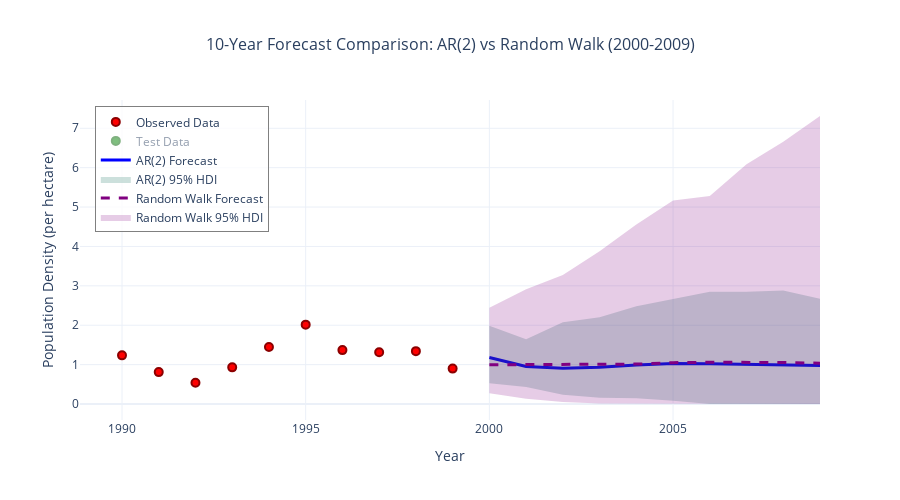

Write notebook code for a chart like this one.
### Markdown cell above
... the projections end up being quite different.

### Code cell
# Create a new model for forecasting
with pm.Model(coords={'time': forecast_years}) as forecast_model:

    # Get parameters from the fitted model
    sigma_ar = pm.Flat('sigma_ar')
    rho = pm.Flat('rho', shape=2)
    sigma_obs = pm.Flat('sigma_obs')
    
    # Get the last two values from the fitted model to initialize the forecast
    log_ar_last = trace_ar2.posterior['log_ar'].mean(dim=['chain', 'draw'])[-2:].values
    
    # Create AR(2) process for the entire time period
    init_dist = pm.DiracDelta.dist(log_ar_last)
    log_ar = pm.AR('log_ar', rho=rho, sigma=sigma_ar, init_dist=init_dist, dims='time')
    
    # Transform to original scale
    ar = pm.math.exp(log_ar)
    
    # Likelihood for the observed period
    y = pm.LogNormal('y', mu=log_ar, sigma=sigma_obs, dims='time')

    
    # Sample from posterior predictive
    ar2_forecast_trace = pm.sample_posterior_predictive(
        trace_ar2, 
        var_names=['y'], 
        random_seed=RANDOM_SEED
    )

ar2_forecast_samples = ar2_forecast_trace.posterior_predictive['y'].stack(sample=("chain", "draw"))
ar2_forecast_median = ar2_forecast_samples.median(dim='sample').values

# Calculate HDI manually for each time point
ar2_forecast_lower = np.zeros(n_forecast)
ar2_forecast_upper = np.zeros(n_forecast)

# Get only the forecast period values (last n_forecast values
ar2_forecast_values = ar2_forecast_samples.values[-n_forecast:]

# Calculate HDI for each time point separately
for t in range(n_forecast):
    hdi = az.hdi(ar2_forecast_values[t], hdi_prob=0.95)
    ar2_forecast_lower[t] = hdi[0]
    ar2_forecast_upper[t] = hdi[1]

# Extract actual observations for the forecast period (summer only)
actual_future = (squirrel_data
    .filter((pl.col('Year') >= 2000) & (pl.col('Year') <= 2009) & (pl.col('Season') == 'Summer'))
    .sort('Year')
)
actual_years = actual_future['Year'].to_numpy()
actual_density = actual_future['Average_per_ha'].to_numpy()

# Create the forecast plot
fig = go.Figure()

# Add original data points (1990-1999)
fig.add_trace(go.Scatter(
    x=years,
    y=squirrel_density,
    mode='markers',
    name='Observed Data',
    marker=dict(
        size=8,
        color='red',
        symbol='circle',
        line=dict(width=2, color='darkred')
    )
))

# Add test data points (2000-2009)
# Add test data points (2000-2009) - hidden by default but toggleable
fig.add_trace(go.Scatter(
    x=actual_years,
    y=actual_density,
    mode='markers',
    name='Test Data',
    marker=dict(
        size=8,
        color='green',
        symbol='circle',
        line=dict(width=2, color='darkgreen')
    ),
    visible='legendonly'  # Hidden by default, can be toggled via legend
))

# Add AR(2) median forecast line
fig.add_trace(go.Scatter(
    x=forecast_years,
    y=ar2_forecast_median[-n_forecast:],
    mode='lines',
    name='AR(2) Forecast',
    line=dict(color='blue', width=3)
))

# Add AR(2) 95% HDI as a shaded region
fig.add_trace(go.Scatter(
    x=np.concatenate([forecast_years, forecast_years[::-1]]),
    y=np.concatenate([ar2_forecast_upper, ar2_forecast_lower[::-1]]),
    fill='toself',
    fillcolor='rgba(0, 100, 80, 0.2)',
    line=dict(color='rgba(255,255,255,0)'),
    name='AR(2) 95% HDI',
    showlegend=True
))

# Add Random Walk median forecast line
fig.add_trace(go.Scatter(
    x=forecast_years,
    y=rw_forecast_median,
    mode='lines',
    name='Random Walk Forecast',
    line=dict(color='purple', width=3, dash='dash')
))

# Add Random Walk 95% HDI as a shaded region
fig.add_trace(go.Scatter(
    x=np.concatenate([forecast_years, forecast_years[::-1]]),
    y=np.concatenate([rw_forecast_upper, rw_forecast_lower[::-1]]),
    fill='toself',
    fillcolor='rgba(128, 0, 128, 0.2)',
    line=dict(color='rgba(255,255,255,0)'),
    name='Random Walk 95% HDI',
    showlegend=True
))

# Update layout
fig.update_layout(
    title=dict(
        text='10-Year Forecast Comparison: AR(2) vs Random Walk (2000-2009)',
        x=0.5,
        font=dict(size=16)
    ),
    xaxis_title='Year',
    yaxis_title='Population Density (per hectare)',
    width=900,
    height=500,
    template='plotly_white',
    legend=dict(
        x=0.02,
        y=0.98,
        bgcolor='rgba(255,255,255,0.8)',
        bordercolor='gray',
        borderwidth=1
    )
)

# Ensure y-axis doesn't go below zero for population density
fig.update_yaxes(range=[0, None])

fig.show()

### Figure 1 — Plotly figure (JSON) as saved in the notebook; plotly's stock layout.template omitted (floating-point values rounded to 4 significant figures)
{"data": [{"marker": {"color": "red", "line": {"color": "darkred", "width": 2}, "size": 8, "symbol": "circle"}, "mode": "markers", "name": "Observed Data", "type": "scatter", "x": [1990, 1991, 1992, 1993, 1994, 1995, 1996, 1997, 1998, 1999], "y": [1.235, 0.81, 0.54, 0.93, 1.445, 2.015, 1.368, 1.315, 1.342, 0.8987]}, {"marker": {"color": "green", "line": {"color": "darkgreen", "width": 2}, "size": 8, "symbol": "circle"}, "mode": "markers", "name": "Test Data", "type": "scatter", "visible": "legendonly", "x": [2000.0, 2001.0, 2002.0, 2003.0, 2004.0, 2005.0, 2006.0, 2007.0, 2008.0, 2009.0], "y": [0.08333, 0.08333, 0.3494, 0.165, 0.25, 0.25, 0.0, 0.04167, 0.125, 0.0]}, {"line": {"color": "blue", "width": 3}, "mode": "lines", "name": "AR(2) Forecast", "type": "scatter", "x": [2000, 2001, 2002, 2003, 2004, 2005, 2006, 2007, 2008, 2009], "y": [1.18, 0.9502, 0.9089, 0.9356, 0.9903, 1.029, 1.022, 1.011, 1.001, 0.9768]}, {"fill": "toself", "fillcolor": "rgba(0, 100, 80, 0.2)", "line": {"color": "rgba(255,255,255,0)"}, "name": "AR(2) 95% HDI", "showlegend": true, "type": "scatter", "x": [2000, 2001, 2002, 2003, 2004, 2005, 2006, 2007, 2008, 2009, 2009, 2008, 2007, 2006, 2005, 2004, 2003, 2002, 2001, 2000], "y": [1.984, 1.643, 2.076, 2.204, 2.485, 2.664, 2.847, 2.847, 2.879, 2.672, 3.129e-36, 4.2e-20, 7.622e-11, 2.104e-06, 0.08328, 0.149, 0.1556, 0.2351, 0.4331, 0.5281]}, {"line": {"color": "purple", "dash": "dash", "width": 3}, "mode": "lines", "name": "Random Walk Forecast", "type": "scatter", "x": [2000, 2001, 2002, 2003, 2004, 2005, 2006, 2007, 2008, 2009], "y": [0.9943, 1.004, 1.018, 1.012, 1.012, 1.049, 1.061, 1.062, 1.052, 1.035]}, {"fill": "toself", "fillcolor": "rgba(128, 0, 128, 0.2)", "line": {"color": "rgba(255,255,255,0)"}, "name": "Random Walk 95% HDI", "showlegend": true, "type": "scatter", "x": [2000, 2001, 2002, 2003, 2004, 2005, 2006, 2007, 2008, 2009, 2009, 2008, 2007, 2006, 2005, 2004, 2003, 2002, 2001, 2000], "y": [2.442, 2.915, 3.276, 3.88, 4.559, 5.168, 5.28, 6.089, 6.655, 7.312, 0.0004375, 0.001841, 0.003771, 0.005434, 0.009522, 0.002979, 0.01191, 0.04893, 0.131, 0.2757]}], "layout": {"height": 500, "legend": {"bgcolor": "rgba(255,255,255,0.8)", "bordercolor": "gray", "borderwidth": 1, "x": 0.02, "y": 0.98}, "title": {"font": {"size": 16}, "text": "10-Year Forecast Comparison: AR(2) vs Random Walk (2000-2009)", "x": 0.5}, "width": 900, "xaxis": {"title": {"text": "Year"}}, "yaxis": {"range": [0, null], "title": {"text": "Population Density (per hectare)"}}}}
